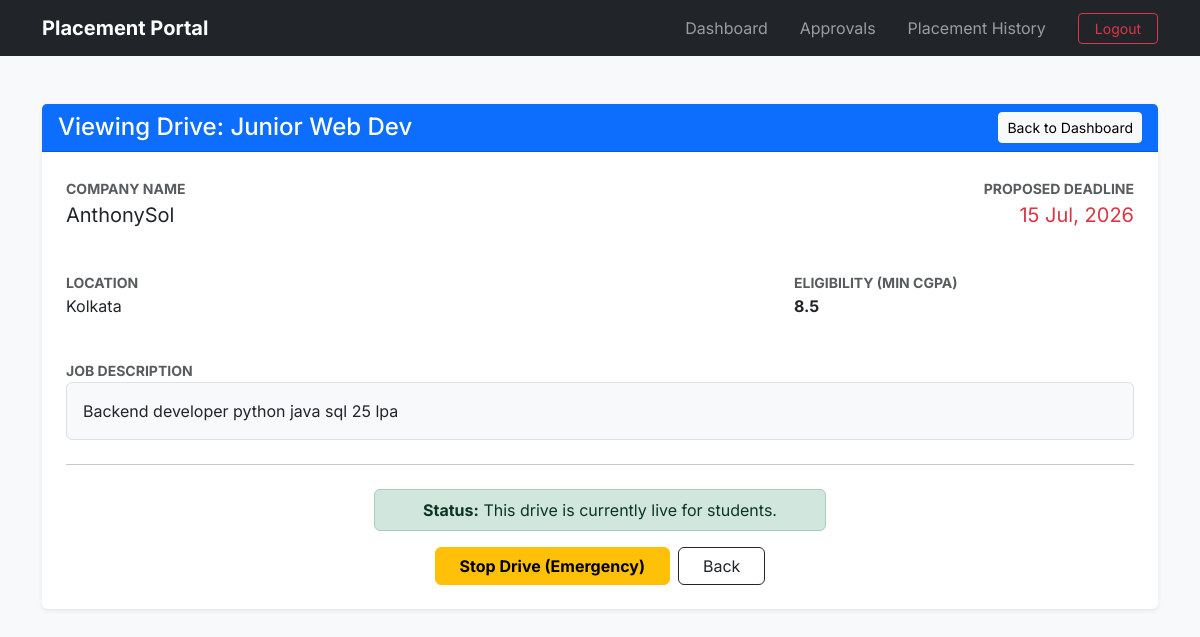
Screenshot of /admin/review_drive/1 (signed in) with the database file from the repository.
### application/models.py (models this page shows)
class PlacementDrive(db.Model):
    __tablename__="placement_drives"
    id=db.Column(db.Integer(),primary_key=True)
    company_id=db.Column(db.Integer(),db.ForeignKey("companies.id"),nullable=False)
    job_title=db.Column(db.String(200),nullable=False)
    job_description=db.Column(db.Text(),nullable=False)
    job_location=db.Column(db.String(200),nullable=False)
    eligibility_CGPA=db.Column(db.Float(),nullable=False)
    eligibility_criteria_others=db.Column(db.Text(),nullable=True)
    deadline=db.Column(db.DateTime(),nullable=False)
    status=db.Column(db.String(30),default='Pending') #Pending, Approved, Denied or Closed. Will be done by Admin
    allowed_branches=db.Column(db.Text(),nullable=False)
    allowed_years=db.Column(db.Text(),nullable=False)
    created_at=db.Column(db.DateTime(),default=datetime.now)
    company=db.relationship("Company",back_populates="drives") #Child side
    applications=db.relationship("Application",back_populates="drive",cascade="all,delete-orphan") #Parent side

class Company(db.Model):
    __tablename__="companies"
    id=db.Column(db.Integer(),primary_key=True)
    user_id=db.Column(db.Integer(),db.ForeignKey("users.id"),nullable=False)
    company_name=db.Column(db.String(200),nullable=False)
    hr_name=db.Column(db.String(100),nullable=True)
    hr_contact=db.Column(db.String(100),nullable=True)
    website=db.Column(db.String(200),nullable=True)
    is_approved=db.Column(db.Boolean(),default=False) # Until Admin toggles this on the company wont be approved and wont be shown in dashboard
    user=db.relationship("User",back_populates="company") #Child side
    drives=db.relationship("PlacementDrive",back_populates="company",cascade="all,delete-orphan") #Parent side

### application/controllers.py (the view)
@app.route('/admin/review_drive/<int:drive_id>')
def admin_review_drive(drive_id):
    if session.get('role') != 'admin':
        return redirect(url_for('login'))
    drive = PlacementDrive.query.get_or_404(drive_id)
    return render_template('admin_review_drive.html', drive=drive)

### templates/admin_review_drive.html (shortened to what this page needs)
{% extends 'base.html' %}
{% block content %}
<div class="container mt-4">
    <div class="card shadow-sm border-0">
        <div class="card-header bg-primary text-white d-flex justify-content-between align-items-center">
            <h4 class="mb-0">
                {% if drive.status == 'Pending' %}Reviewing Drive:{% else %}Viewing Drive:{% endif %}
                {{ drive.job_title }}
            </h4>
            <a href="{{ url_for('admin_dashboard') }}" class="btn btn-sm btn-light">Back to Dashboard</a>
        </div>
        <div class="card-body p-4">
            <div class="row mb-4">
                <div class="col-md-6">
                    <label class="text-muted small fw-bold text-uppercase">Company Name</label>
                    <p class="fs-5">{{ drive.company.company_name }}</p>
                </div>
                <div class="col-md-6 text-md-end">
                    <label class="text-muted small fw-bold text-uppercase">Proposed Deadline</label>
                    <p class="fs-5 text-danger">{{ drive.deadline.strftime('%d %b, %Y') if drive.deadline else 'N/A' }}</p>
                </div>
            </div>
            <div class="row mb-4">
                <div class="col-md-8">
                    <label class="text-muted small fw-bold text-uppercase">Location</label>
                    <p>{{ drive.job_location }}</p>
                </div>
                <div class="col-md-4">
                    <label class="text-muted small fw-bold text-uppercase">Eligibility (Min CGPA)</label>
                    <p class="fw-bold">{{ drive.eligibility_CGPA }}</p>
                </div>
            </div>
            <div class="mb-4">
                <label class="text-muted small fw-bold text-uppercase">Job Description</label>
                <div class="p-3 bg-light rounded border">
                    {{ drive.job_description }}
                </div>
            </div>
            <hr>
            <div class="d-flex gap-3 justify-content-center mt-4">
                {% if drive.status == 'Pending' %}
                    <form action="{{ url_for('approve_drive', drive_id=drive.id) }}" method="POST">
                        <button type="submit" class="btn btn-success px-5 py-2 fw-bold">Verify & Post to Students</button>
                    </form>
                    <form action="{{ url_for('reject_drive', drive_id=drive.id) }}" method="POST">
                        <button type="submit" class="btn btn-outline-danger px-5 py-2">Reject Job Post</button>
                    </form>
                {% elif drive.status == 'Approved' %}
                    <div class="text-center">
                        <div class="alert alert-success d-inline-block px-5 py-2 mb-3">
                            <strong>Status:</strong> This drive is currently live for students.
                        </div>
                        <div class="d-flex justify-content-center gap-2">
                            <form action="{{ url_for('stop_drive', drive_id=drive.id) }}" method="POST">
                                <button type="submit" class="btn btn-warning px-4 fw-bold">Stop Drive (Emergency)</button>
                            </form>
                            <a href="{{ url_for('admin_dashboard') }}" class="btn btn-outline-dark px-4">Back</a>
                        </div>
                    </div>
                {% endif %}
            </div>
        </div>
    </div>
</div>
{% endblock %}

### templates/base.html (style rules this page uses)
body { font-family: 'Inter', sans-serif; }

### rows the page displays
PlacementDrive: job_title "Junior Web Dev", deadline "15 Jul, 2026", job_location "Kolkata", eligibility_CGPA "8.5", job_description "Backend developer python java sql 25 lpa"
Company: company.company_name "AnthonySol"
